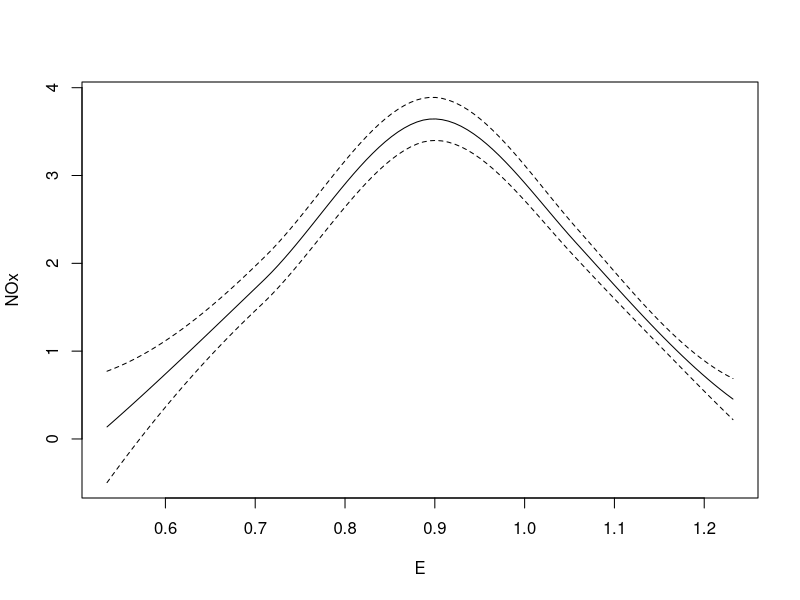
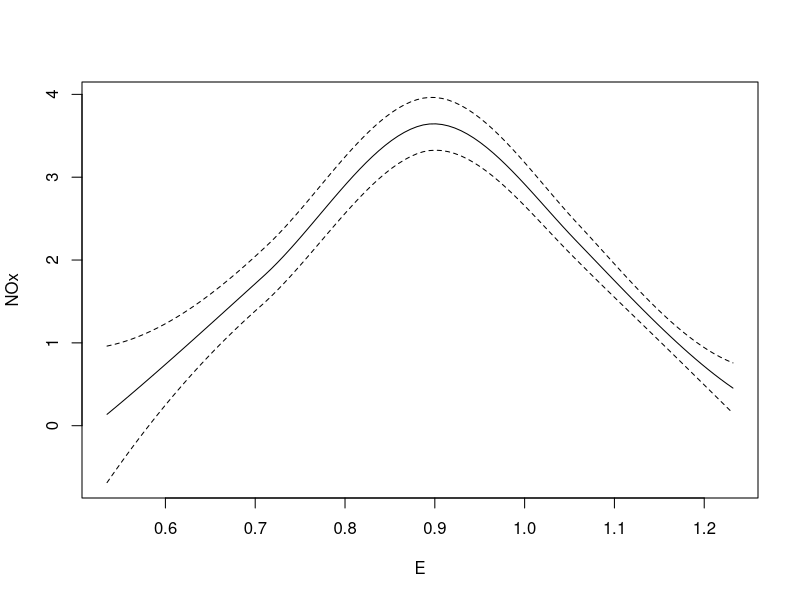

These charts were generated, in order, by the following R code:
library(locfit)


### Name: crit
### Title: Compute critical values for confidence intervals.
### Aliases: crit crit<-
### Keywords: smooth

### ** Examples

# compute and plot 99% confidence intervals, with local variance estimate.
data(ethanol)
fit <- locfit(NOx~E,data=ethanol)
crit(fit) <- crit(fit,cov=0.99)
plot(fit,band="local")

# compute and plot 99% simultaneous bands
crit(fit) <- kappa0(NOx~E,data=ethanol,cov=0.99)
plot(fit,band="local")
